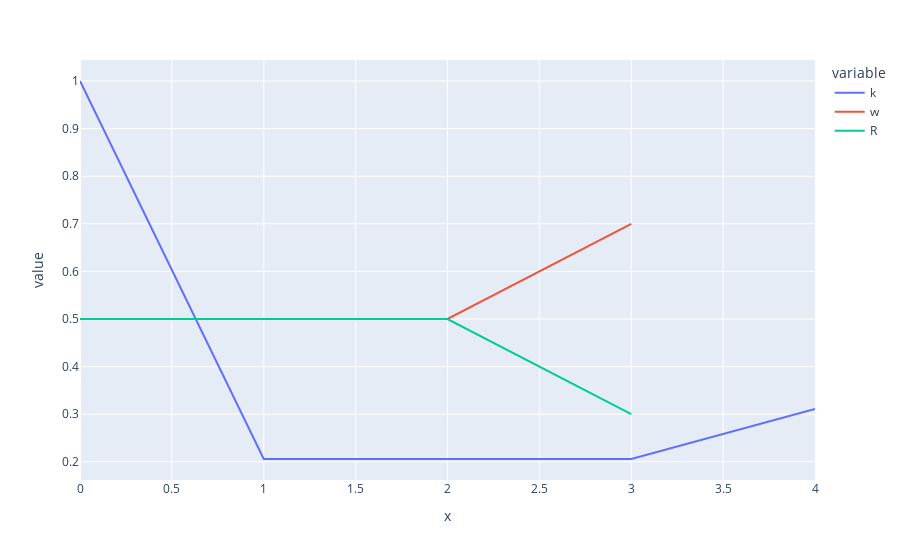

Here is the notebook cell this chart was saved with:
### Code cell
# use plotly to plot the dynamics for the first 10 periods
import plotly.express as px
periods = 10
fig = px.line(df[:periods], x=df.index[:periods], y=df.columns)
fig.show()

### Figure 1 — Plotly figure (JSON) as saved in the notebook; plotly's stock layout.template omitted (floating-point values rounded to 4 significant figures)
{"data": [{"hovertemplate": "variable=k<br>x=%{x}<br>value=%{y}<extra></extra>", "legendgroup": "k", "line": {"color": "#636efa", "dash": "solid"}, "marker": {"symbol": "circle"}, "mode": "lines", "name": "k", "orientation": "v", "showlegend": true, "type": "scatter", "x": [0, 1, 2, 3, 4], "xaxis": "x", "y": [1, 0.2059, 0.2059, 0.2059, 0.3111], "yaxis": "y"}, {"hovertemplate": "variable=w<br>x=%{x}<br>value=%{y}<extra></extra>", "legendgroup": "w", "line": {"color": "#EF553B", "dash": "solid"}, "marker": {"symbol": "circle"}, "mode": "lines", "name": "w", "orientation": "v", "showlegend": true, "type": "scatter", "x": [0, 1, 2, 3, 4], "xaxis": "x", "y": [0.5, 0.5, 0.5, 0.7, null], "yaxis": "y"}, {"hovertemplate": "variable=R<br>x=%{x}<br>value=%{y}<extra></extra>", "legendgroup": "R", "line": {"color": "#00cc96", "dash": "solid"}, "marker": {"symbol": "circle"}, "mode": "lines", "name": "R", "orientation": "v", "showlegend": true, "type": "scatter", "x": [0, 1, 2, 3, 4], "xaxis": "x", "y": [0.5, 0.5, 0.5, 0.3, null], "yaxis": "y"}], "layout": {"legend": {"title": {"text": "variable"}, "tracegroupgap": 0}, "margin": {"t": 60}, "xaxis": {"anchor": "y", "domain": [0, 1], "title": {"text": "x"}}, "yaxis": {"anchor": "x", "domain": [0, 1], "title": {"text": "value"}}}}
